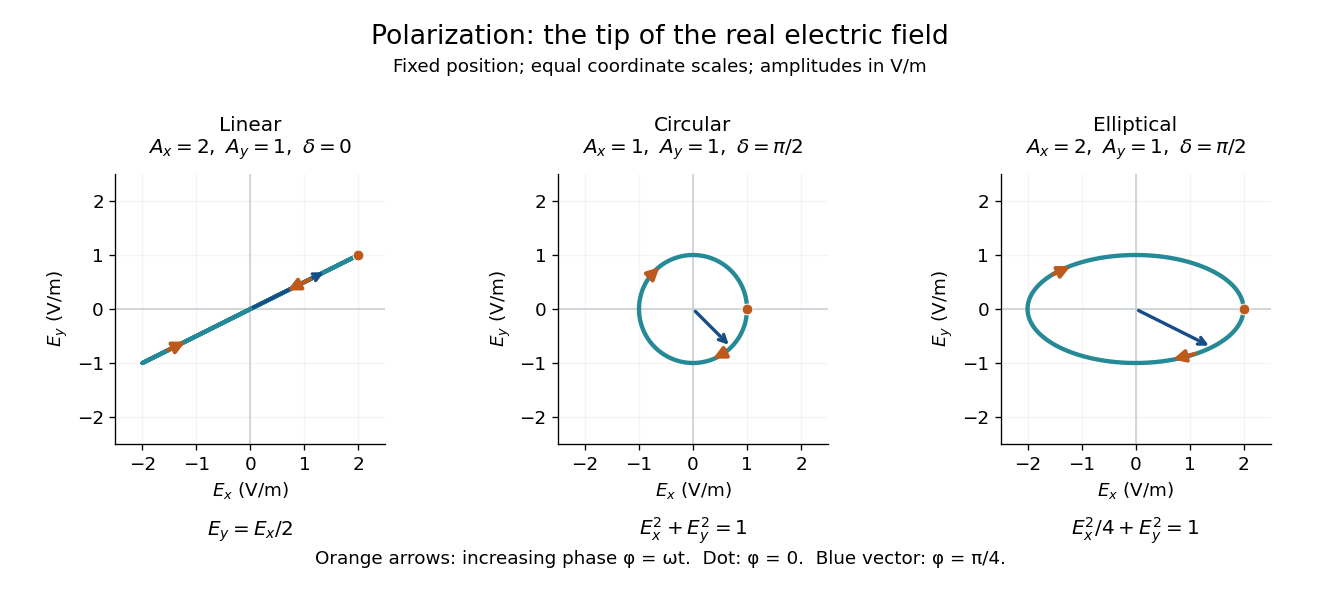

Python code for this plot:
"""Real electric-field trajectories at one fixed position.

Tested with Python 3.14, matplotlib 3.10.7, numpy 2.3.5.
Write the basename PNG into cwd; run from _media for the wiki.
"""

from pathlib import Path

import matplotlib

matplotlib.use("Agg")
import matplotlib.pyplot as plt
import numpy as np


def field(phase, amplitude_x, amplitude_y, delta):
    return np.array([amplitude_x * np.cos(phase),
                     amplitude_y * np.cos(phase + delta)])


def main():
    phase = np.linspace(0, 2 * np.pi, 721)
    examples = [(2.0, 1.0, 0.0), (1.0, 1.0, np.pi / 2),
                (2.0, 1.0, np.pi / 2)]
    linear, circular, elliptical = [field(phase, *p) for p in examples]
    np.testing.assert_allclose(linear[1], linear[0] / 2, atol=1e-14)
    np.testing.assert_allclose(np.sum(circular**2, axis=0), 1, atol=1e-14)
    np.testing.assert_allclose(elliptical[0]**2 / 4 + elliptical[1]**2,
                               1, atol=1e-14)
    np.testing.assert_allclose(np.linalg.norm(elliptical, axis=0).min(), 1)
    np.testing.assert_allclose(np.linalg.norm(elliptical, axis=0).max(), 2)
    np.testing.assert_allclose(field(np.pi / 4, *examples[2]),
                               [np.sqrt(2), -1 / np.sqrt(2)])
    np.testing.assert_allclose(np.linalg.norm(field(np.pi / 4, *examples[2])),
                               np.sqrt(2.5))
    for params, expected in zip(examples, [[0, 0], [0, -1], [0, -1]]):
        np.testing.assert_allclose(field(np.pi / 2, *params), expected,
                                   atol=1e-14)
    for delta in [np.pi / 3, -np.pi / 3, np.pi / 2]:
        x, y = field(phase, 2, 1, delta)
        residual = x**2 / 4 + y**2 - x * y * np.cos(delta)
        np.testing.assert_allclose(residual, np.sin(delta)**2, atol=1e-14)
    cycle = np.linspace(0, 2 * np.pi, 720, endpoint=False)
    for delta in [np.pi / 2, -np.pi / 2]:
        fields = field(cycle, 2, 1, delta)
        np.testing.assert_allclose(np.mean(np.sum(fields**2, axis=0)), 2.5)
        for angle, expected in [(0, 0.8), (np.pi / 4, 0.5), (np.pi / 2, 0.2)]:
            axis = np.array([np.cos(angle), np.sin(angle)])
            np.testing.assert_allclose(np.mean((axis @ fields)**2) / 2.5,
                                       expected, atol=1e-14)

    plt.rcParams.update({"font.size": 11, "axes.spines.top": False,
                         "axes.spines.right": False})
    fig, axes = plt.subplots(1, 3, figsize=(11, 5), dpi=120,
                             facecolor="white")
    titles = ["Linear", "Circular", "Elliptical"]
    parameters = [r"$A_x=2,\ A_y=1,\ \delta=0$",
                  r"$A_x=1,\ A_y=1,\ \delta=\pi/2$",
                  r"$A_x=2,\ A_y=1,\ \delta=\pi/2$"]
    equations = [r"$E_y=E_x/2$", r"$E_x^2+E_y^2=1$",
                 r"$E_x^2/4+E_y^2=1$"]
    for ax, params, title, param, equation in zip(
            axes, examples, titles, parameters, equations):
        x, y = field(phase, *params)
        ax.axhline(0, color="#c4ccd2", lw=0.9)
        ax.axvline(0, color="#c4ccd2", lw=0.9)
        ax.plot(x, y, color="#258a95", lw=2.6)
        ax.annotate("", field(np.pi / 4, *params), (0, 0),
                    arrowprops={"arrowstyle": "->", "lw": 2,
                                "color": "#174d85"})
        for start in [0.95, 3.8]:
            ax.annotate("", field(start + 0.3, *params), field(start, *params),
                        arrowprops={"arrowstyle": "-|>", "lw": 2.3,
                                    "color": "#bd591b", "mutation_scale": 15})
        initial = field(0, *params)
        ax.scatter(*initial, s=42, color="#bd591b", edgecolors="white",
                   linewidths=0.6, zorder=5)
        ax.set(xlim=(-2.5, 2.5), ylim=(-2.5, 2.5), aspect="equal",
               xlabel=r"$E_x$ (V/m)", ylabel=r"$E_y$ (V/m)")
        ax.set_xticks([-2, -1, 0, 1, 2])
        ax.set_yticks([-2, -1, 0, 1, 2])
        ax.grid(alpha=0.12)
        ax.set_title(title + "\n" + param, fontsize=12, pad=12)
        ax.text(0.5, -0.34, equation, transform=ax.transAxes, ha="center",
                fontsize=12)

    fig.suptitle("Polarization: the tip of the real electric field", fontsize=16,
                 y=0.96)
    fig.text(0.5, 0.88, "Fixed position; equal coordinate scales; amplitudes in V/m",
             ha="center", fontsize=11)
    fig.text(0.5, 0.06,
             "Orange arrows: increasing phase φ = ωt.  Dot: φ = 0.  Blue vector: φ = π/4.",
             ha="center", fontsize=11)
    fig.subplots_adjust(left=0.07, right=0.98, bottom=0.26, top=0.71,
                         wspace=0.40)
    output = Path.cwd() / Path(__file__).with_suffix(".png").name
    fig.savefig(output, facecolor="white", transparent=False)
    plt.close(fig)
    print("Checked: line, unit circle, 2:1 ellipse, general phase equation; "
          "ellipse magnitudes 1, 2, sqrt(5/2); analyzer fractions 4/5, 1/2, 1/5. "
          + output.name)


if __name__ == "__main__":
    main()
